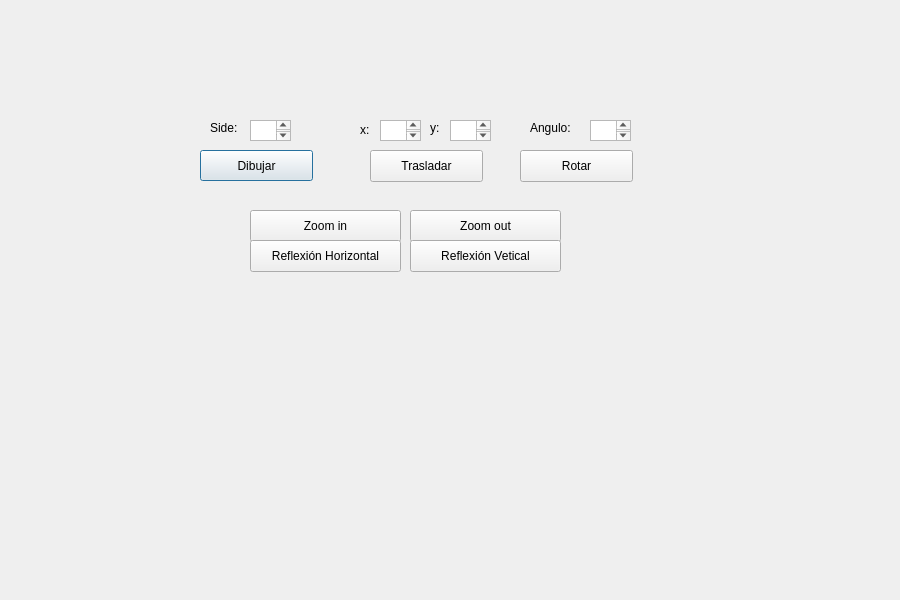
<?xml version="1.0" encoding="UTF-8"?>
<ui version="4.0">
 <class>Poligonos</class>
 <widget class="QDialog" name="Poligonos">
  <property name="geometry">
   <rect>
    <x>0</x>
    <y>0</y>
    <width>900</width>
    <height>600</height>
   </rect>
  </property>
  <property name="windowTitle">
   <string>Polígonos</string>
  </property>
  <widget class="QPushButton" name="pushButton">
   <property name="geometry">
    <rect>
     <x>200</x>
     <y>150</y>
     <width>113</width>
     <height>31</height>
    </rect>
   </property>
   <property name="text">
    <string>Dibujar</string>
   </property>
  </widget>
  <widget class="QLabel" name="labelXinicio">
   <property name="geometry">
    <rect>
     <x>360</x>
     <y>120</y>
     <width>21</width>
     <height>20</height>
    </rect>
   </property>
   <property name="text">
    <string>x:</string>
   </property>
  </widget>
  <widget class="QLabel" name="labelYinicio">
   <property name="geometry">
    <rect>
     <x>430</x>
     <y>120</y>
     <width>21</width>
     <height>16</height>
    </rect>
   </property>
   <property name="text">
    <string>y:</string>
   </property>
  </widget>
  <widget class="QLabel" name="labelXfin">
   <property name="geometry">
    <rect>
     <x>210</x>
     <y>120</y>
     <width>61</width>
     <height>16</height>
    </rect>
   </property>
   <property name="text">
    <string>Side:</string>
   </property>
  </widget>
  <widget class="QTextEdit" name="boxXinicio">
   <property name="geometry">
    <rect>
     <x>380</x>
     <y>120</y>
     <width>41</width>
     <height>21</height>
    </rect>
   </property>
  </widget>
  <widget class="QTextEdit" name="boxXfin">
   <property name="geometry">
    <rect>
     <x>250</x>
     <y>120</y>
     <width>41</width>
     <height>21</height>
    </rect>
   </property>
  </widget>
  <widget class="QTextEdit" name="boxYinicio">
   <property name="geometry">
    <rect>
     <x>450</x>
     <y>120</y>
     <width>41</width>
     <height>21</height>
    </rect>
   </property>
  </widget>
  <widget class="QPushButton" name="pushButton_2">
   <property name="geometry">
    <rect>
     <x>370</x>
     <y>150</y>
     <width>113</width>
     <height>32</height>
    </rect>
   </property>
   <property name="text">
    <string>Trasladar</string>
   </property>
  </widget>
  <widget class="QPushButton" name="pushButton_3">
   <property name="geometry">
    <rect>
     <x>520</x>
     <y>150</y>
     <width>113</width>
     <height>32</height>
    </rect>
   </property>
   <property name="text">
    <string>Rotar</string>
   </property>
  </widget>
  <widget class="QPushButton" name="pushButton_4">
   <property name="geometry">
    <rect>
     <x>410</x>
     <y>210</y>
     <width>151</width>
     <height>32</height>
    </rect>
   </property>
   <property name="text">
    <string>Zoom out</string>
   </property>
  </widget>
  <widget class="QPushButton" name="pushButton_5">
   <property name="geometry">
    <rect>
     <x>250</x>
     <y>210</y>
     <width>151</width>
     <height>32</height>
    </rect>
   </property>
   <property name="text">
    <string>Zoom in</string>
   </property>
  </widget>
  <widget class="QPushButton" name="pushButton_6">
   <property name="geometry">
    <rect>
     <x>250</x>
     <y>240</y>
     <width>151</width>
     <height>32</height>
    </rect>
   </property>
   <property name="text">
    <string>Reflexión Horizontal</string>
   </property>
  </widget>
  <widget class="QPushButton" name="pushButton_7">
   <property name="geometry">
    <rect>
     <x>410</x>
     <y>240</y>
     <width>151</width>
     <height>32</height>
    </rect>
   </property>
   <property name="text">
    <string>Reflexión Vetical</string>
   </property>
  </widget>
  <widget class="QTextEdit" name="boxGrados">
   <property name="geometry">
    <rect>
     <x>590</x>
     <y>120</y>
     <width>41</width>
     <height>21</height>
    </rect>
   </property>
  </widget>
  <widget class="QLabel" name="label_5">
   <property name="geometry">
    <rect>
     <x>530</x>
     <y>120</y>
     <width>51</width>
     <height>16</height>
    </rect>
   </property>
   <property name="text">
    <string>Angulo:</string>
   </property>
  </widget>
 </widget>
 <resources/>
 <connections/>
</ui>
